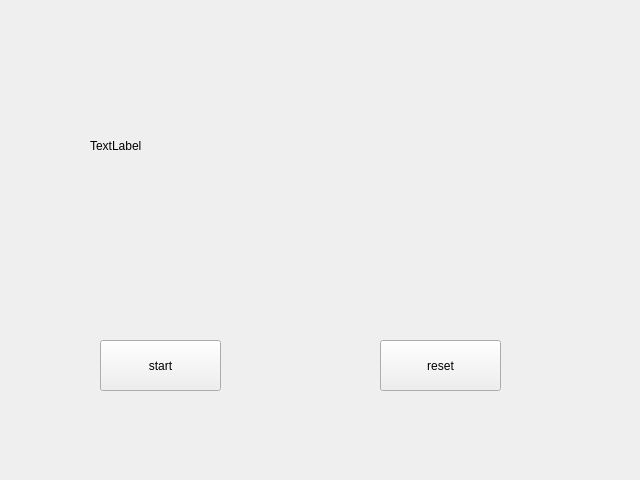
<?xml version="1.0" encoding="UTF-8"?>
<ui version="4.0">
 <class>MainWindow</class>
 <widget class="QMainWindow" name="MainWindow">
  <property name="geometry">
   <rect>
    <x>0</x>
    <y>0</y>
    <width>640</width>
    <height>480</height>
   </rect>
  </property>
  <property name="windowTitle">
   <string>MainWindow</string>
  </property>
  <widget class="QWidget" name="centralwidget">
   <widget class="QPushButton" name="pushButton">
    <property name="geometry">
     <rect>
      <x>100</x>
      <y>340</y>
      <width>121</width>
      <height>51</height>
     </rect>
    </property>
    <property name="text">
     <string>start</string>
    </property>
   </widget>
   <widget class="QLabel" name="label">
    <property name="geometry">
     <rect>
      <x>90</x>
      <y>40</y>
      <width>451</width>
      <height>211</height>
     </rect>
    </property>
    <property name="text">
     <string>TextLabel</string>
    </property>
   </widget>
   <widget class="QPushButton" name="pushButton_2">
    <property name="geometry">
     <rect>
      <x>380</x>
      <y>340</y>
      <width>121</width>
      <height>51</height>
     </rect>
    </property>
    <property name="text">
     <string>reset</string>
    </property>
   </widget>
  </widget>
 </widget>
 <resources/>
 <connections/>
</ui>
